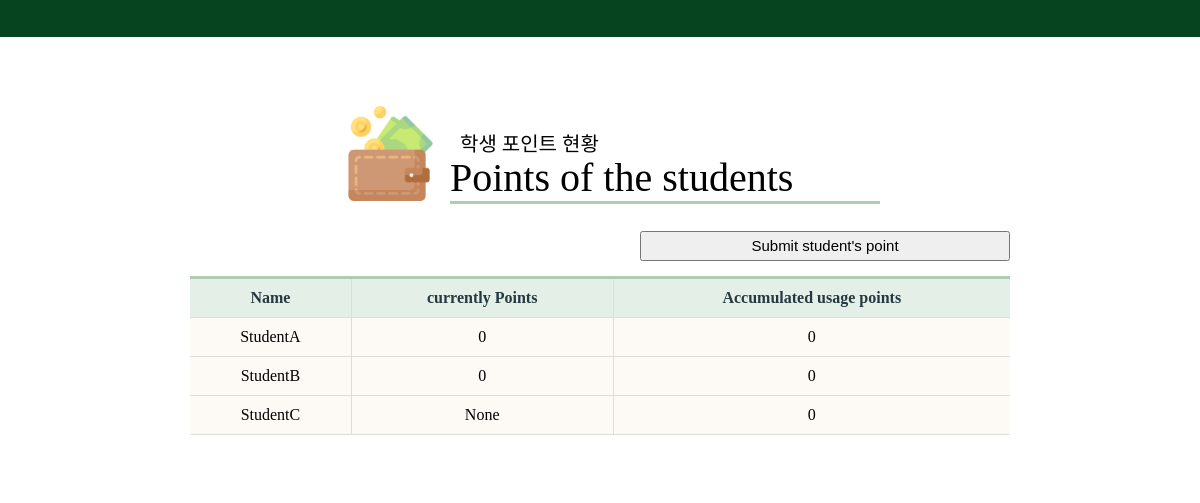
Before: /student-log (signed in) with the older database file.
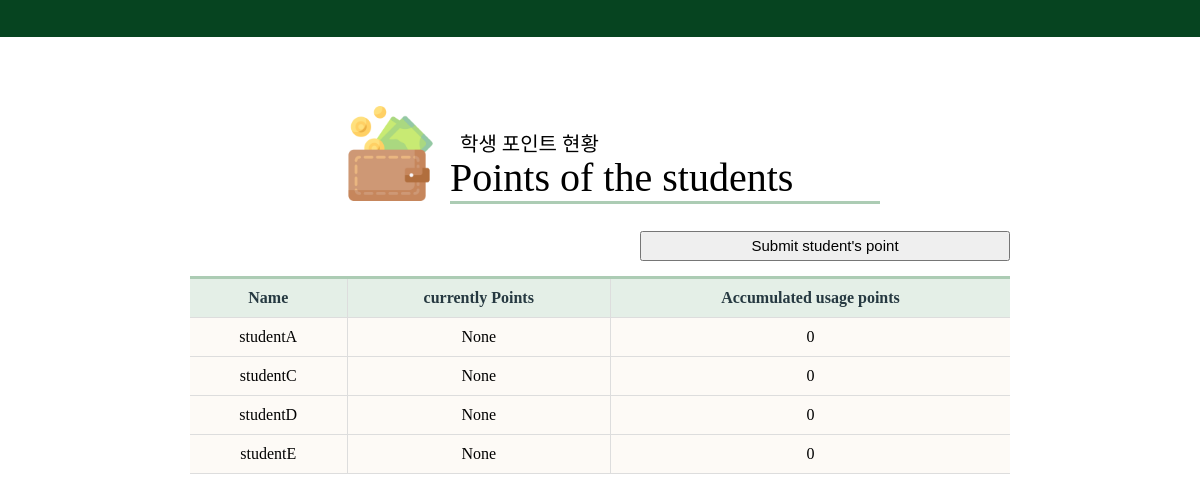
After: the same page with the newer database file.
### administrator/models.py (models this page shows, shortened)
class Student(models.Model):
    teacher = models.ForeignKey(User, on_delete=models.CASCADE, null=False)
    name = models.CharField(max_length=10, null=True)
    email = models.EmailField(max_length=100, null = True)
    phone = models.CharField(max_length=20, null=True)
    point =  models.IntegerField( default=0, null=True, blank=True)
    point_used = models.IntegerField(default=0, blank=True, null=True)

### administrator/views.py (the view, shortened to what this page needs)
# urls.py: path('student-log', views.StudentLogView.as_view(), name='student_log'),
class StudentLogView(LoginRequiredMixin, ListView):
    login_url = 'login/'
    template_name = 'administrator/student/point.html'
    model = Student

### administrator/templates/administrator/student/point.html (shortened to what this page needs)
{% extends 'administrator/observation/student.html' %}
{% load static %}
{% block title %}
    <link rel="stylesheet" href="{% static 'All.css' %}" />
{% endblock title %}
{% block subject %}
    <h3>학생 포인트 현황</h3>
    <h1>Points of the students</h1>
{% endblock subject %}
{% block top %}
    <img id="topImg" src="{%static 'main/wallet.png' %}"/>
{% endblock top %}
{%block content %}
<form action="" method="POST" enctype="multipart/form-data">
    <input id = "post_button" role="button" type="submit" name="submit_point" value="Submit student's point"/><br/>
</form>
{% endblock content %}
{% block table %}
    <th >Name</th>
    <th >currently Points</th>
    <th >Accumulated usage points</th>
{% endblock table %}
{% block data %}
{% for object in object_list %}
    {% if object.name == 'teacher' %}
    {% else %}
    <tr>
        <td>{{ object.name }}</td>
        <td>{{ object.point }}</td>
        <td>{{ object.point_used }}</td>
    </tr>
    {% endif %}
{% endfor %}
{% endblock data %}

### administrator/templates/administrator/observation/student.html (shortened to what this page needs)
{% load static %}
<!DOCTYPE html>
<html>
<head>
    {% block title %}{% endblock title %}
</head>
<body>
    <div class="design">
        <div id="student_list">
            <header>
            </header>
            <div id="head">
            {% block subject %}{% endblock subject %}
        </div>
        <div id="top">
            {% block top %}{% endblock top %}
         </div>
    </div>
   {% block content %}
   {% endblock content %}
   <table class="table">
        <thead>
             <tr>
                {% block table %}{% endblock table %}
            </tr>
            {% block data %}{% endblock data %}
            <tbody id="myTable"> </tbody>
        </thead>
    </table>
</body>
</html>

### administrator/static/All.css (style rules this page uses)
body { display: flex; justify-content: center; align-items: center; background: rgb(255, 255, 255); overflow:auto; }
header { position: fixed !important; width: 100%; justify-content: center; align-items: center; width:100%; height:50px; left:0px; top:-13px; background-color: rgb(6, 68, 32); position: relative; }
h1 { position:relative; font-size:40px; color: rgb(0, 0, 0); font-weight:500; top:70px; left:65px; margin-left: auto; margin-right: auto; width:430px; border-bottom:3px solid rgb(172, 204, 180); z-index:0; }
h3 { position:relative; font-size:20px; color: rgb(0, 0, 0); font-weight:500; top:100px; left:70px; margin-left: auto; margin-right: auto; width:420px; z-index:0; }
#top { position:relative }
#topImg { position:relative; display:block; margin:auto; width:95px; height:95px; left:-210px; top:-55px; border-bottom:2px; z-index:2; }
.table { position:relative; width:820px; height:200px; top:-10px; margin-left: auto; margin-right: auto; text-align:center; border-collapse: collapse; border-top: 3px solid rgb(172, 204, 180); }
.table th { color: rgb(38, 57, 65); background: rgb(228, 239, 231); text-align: center; }
.table th, .table td { padding: 10px; border: 1px solid #ddd; }
.table th:first-child, .table td:first-child { border-left: 0; }
.table th:last-child, .table td:last-child { border-right: 0; }
.table tr { background: rgb(253, 250, 246); }
.table tr td:first-child { text-align: center; }
#post_button { position:relative; top:-25px; left:450px; width:370px; height:30px; font-size:15px; }

Changed rows visible on the page:
removed Student: name "StudentA", point "0", point_used "0"
removed Student: name "StudentB", point "0", point_used "0"
removed Student: name "StudentC", point "None", point_used "0"
added Student: name "studentA", point "None", point_used "0"
added Student: name "studentC", point "None", point_used "0"
added Student: name "studentD", point "None", point_used "0"
added Student: name "studentE", point "None", point_used "0"
